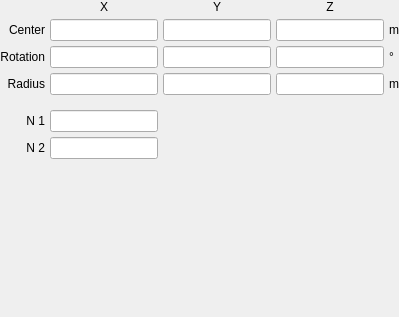
         <widget class="QWidget" name="super_ellipsoid">
          <property name="font">
           <font>
            <weight>50</weight>
            <bold>false</bold>
           </font>
          </property>
          <layout class="QGridLayout" name="gridLayout_45">
           <property name="leftMargin">
            <number>0</number>
           </property>
           <property name="topMargin">
            <number>0</number>
           </property>
           <property name="rightMargin">
            <number>0</number>
           </property>
           <property name="bottomMargin">
            <number>0</number>
           </property>
           <property name="spacing">
            <number>5</number>
           </property>
           <item row="2" column="0">
            <widget class="QLabel" name="label_110">
             <property name="font">
              <font>
               <weight>50</weight>
               <bold>false</bold>
              </font>
             </property>
             <property name="text">
              <string>Rotation</string>
             </property>
             <property name="alignment">
              <set>Qt::AlignRight|Qt::AlignTrailing|Qt::AlignVCenter</set>
             </property>
            </widget>
           </item>
           <item row="1" column="3">
            <widget class="LineEdit" name="lineedit_super_ellipsoid_translationz">
             <property name="font">
              <font>
               <weight>50</weight>
               <bold>false</bold>
              </font>
             </property>
            </widget>
           </item>
           <item row="1" column="2">
            <widget class="LineEdit" name="lineedit_super_ellipsoid_translationy">
             <property name="font">
              <font>
               <weight>50</weight>
               <bold>false</bold>
              </font>
             </property>
            </widget>
           </item>
           <item row="1" column="1">
            <widget class="LineEdit" name="lineedit_super_ellipsoid_translationx">
             <property name="font">
              <font>
               <weight>50</weight>
               <bold>false</bold>
              </font>
             </property>
            </widget>
           </item>
           <item row="2" column="3">
            <widget class="LineEdit" name="lineedit_super_ellipsoid_rotationz">
             <property name="font">
              <font>
               <weight>50</weight>
               <bold>false</bold>
              </font>
             </property>
            </widget>
           </item>
           <item row="1" column="0">
            <widget class="QLabel" name="label_109">
             <property name="font">
              <font>
               <weight>50</weight>
               <bold>false</bold>
              </font>
             </property>
             <property name="text">
              <string>Center</string>
             </property>
             <property name="alignment">
              <set>Qt::AlignRight|Qt::AlignTrailing|Qt::AlignVCenter</set>
             </property>
            </widget>
           </item>
           <item row="2" column="2">
            <widget class="LineEdit" name="lineedit_super_ellipsoid_rotationy">
             <property name="font">
              <font>
               <weight>50</weight>
               <bold>false</bold>
              </font>
             </property>
            </widget>
           </item>
           <item row="7" column="1">
            <spacer name="verticalSpacer_38">
             <property name="orientation">
              <enum>Qt::Vertical</enum>
             </property>
             <property name="sizeHint" stdset="0">
              <size>
               <width>20</width>
               <height>158</height>
              </size>
             </property>
            </spacer>
           </item>
           <item row="3" column="0">
            <widget class="QLabel" name="label_111">
             <property name="font">
              <font>
               <weight>50</weight>
               <bold>false</bold>
              </font>
             </property>
             <property name="text">
              <string>Radius</string>
             </property>
             <property name="alignment">
              <set>Qt::AlignRight|Qt::AlignTrailing|Qt::AlignVCenter</set>
             </property>
            </widget>
           </item>
           <item row="2" column="1">
            <widget class="LineEdit" name="lineedit_super_ellipsoid_rotationx">
             <property name="font">
              <font>
               <weight>50</weight>
               <bold>false</bold>
              </font>
             </property>
            </widget>
           </item>
           <item row="3" column="3">
            <widget class="LineEdit" name="lineedit_super_ellipsoid_radiusz">
             <property name="font">
              <font>
               <weight>50</weight>
               <bold>false</bold>
              </font>
             </property>
            </widget>
           </item>
           <item row="3" column="2">
            <widget class="LineEdit" name="lineedit_super_ellipsoid_radiusy">
             <property name="font">
              <font>
               <weight>50</weight>
               <bold>false</bold>
              </font>
             </property>
            </widget>
           </item>
           <item row="3" column="1">
            <widget class="LineEdit" name="lineedit_super_ellipsoid_radiusx">
             <property name="font">
              <font>
               <weight>50</weight>
               <bold>false</bold>
              </font>
             </property>
            </widget>
           </item>
           <item row="5" column="0">
            <widget class="QLabel" name="label_112">
             <property name="font">
              <font>
               <weight>50</weight>
               <bold>false</bold>
              </font>
             </property>
             <property name="text">
              <string>N 1</string>
             </property>
             <property name="alignment">
              <set>Qt::AlignRight|Qt::AlignTrailing|Qt::AlignVCenter</set>
             </property>
            </widget>
           </item>
           <item row="0" column="1">
            <widget class="QLabel" name="label_293">
             <property name="font">
              <font>
               <weight>50</weight>
               <bold>false</bold>
              </font>
             </property>
             <property name="text">
              <string>X</string>
             </property>
             <property name="alignment">
              <set>Qt::AlignCenter</set>
             </property>
            </widget>
           </item>
           <item row="6" column="0">
            <widget class="QLabel" name="label_113">
             <property name="font">
              <font>
               <weight>50</weight>
               <bold>false</bold>
              </font>
             </property>
             <property name="text">
              <string>N 2</string>
             </property>
             <property name="alignment">
              <set>Qt::AlignRight|Qt::AlignTrailing|Qt::AlignVCenter</set>
             </property>
            </widget>
           </item>
           <item row="5" column="1">
            <widget class="LineEdit" name="lineedit_super_ellipsoid_n1">
             <property name="font">
              <font>
               <weight>50</weight>
               <bold>false</bold>
              </font>
             </property>
            </widget>
           </item>
           <item row="6" column="1">
            <widget class="LineEdit" name="lineedit_super_ellipsoid_n2">
             <property name="font">
              <font>
               <weight>50</weight>
               <bold>false</bold>
              </font>
             </property>
            </widget>
           </item>
           <item row="4" column="1">
            <spacer name="verticalSpacer_55">
             <property name="orientation">
              <enum>Qt::Vertical</enum>
             </property>
             <property name="sizeType">
              <enum>QSizePolicy::Maximum</enum>
             </property>
             <property name="sizeHint" stdset="0">
              <size>
               <width>20</width>
               <height>10</height>
              </size>
             </property>
            </spacer>
           </item>
           <item row="0" column="2">
            <widget class="QLabel" name="label_294">
             <property name="font">
              <font>
               <weight>50</weight>
               <bold>false</bold>
              </font>
             </property>
             <property name="text">
              <string>Y</string>
             </property>
             <property name="alignment">
              <set>Qt::AlignCenter</set>
             </property>
            </widget>
           </item>
           <item row="0" column="3">
            <widget class="QLabel" name="label_295">
             <property name="font">
              <font>
               <weight>50</weight>
               <bold>false</bold>
              </font>
             </property>
             <property name="text">
              <string>Z</string>
             </property>
             <property name="alignment">
              <set>Qt::AlignCenter</set>
             </property>
            </widget>
           </item>
           <item row="1" column="4">
            <widget class="QLabel" name="label_296">
             <property name="font">
              <font>
               <weight>50</weight>
               <bold>false</bold>
              </font>
             </property>
             <property name="text">
              <string>m</string>
             </property>
            </widget>
           </item>
           <item row="2" column="4">
            <widget class="QLabel" name="label_297">
             <property name="font">
              <font>
               <weight>50</weight>
               <bold>false</bold>
              </font>
             </property>
             <property name="text">
              <string>°</string>
             </property>
            </widget>
           </item>
           <item row="3" column="4">
            <widget class="QLabel" name="label_298">
             <property name="font">
              <font>
               <weight>50</weight>
               <bold>false</bold>
              </font>
             </property>
             <property name="text">
              <string>m</string>
             </property>
            </widget>
           </item>
          </layout>
         </widget>
